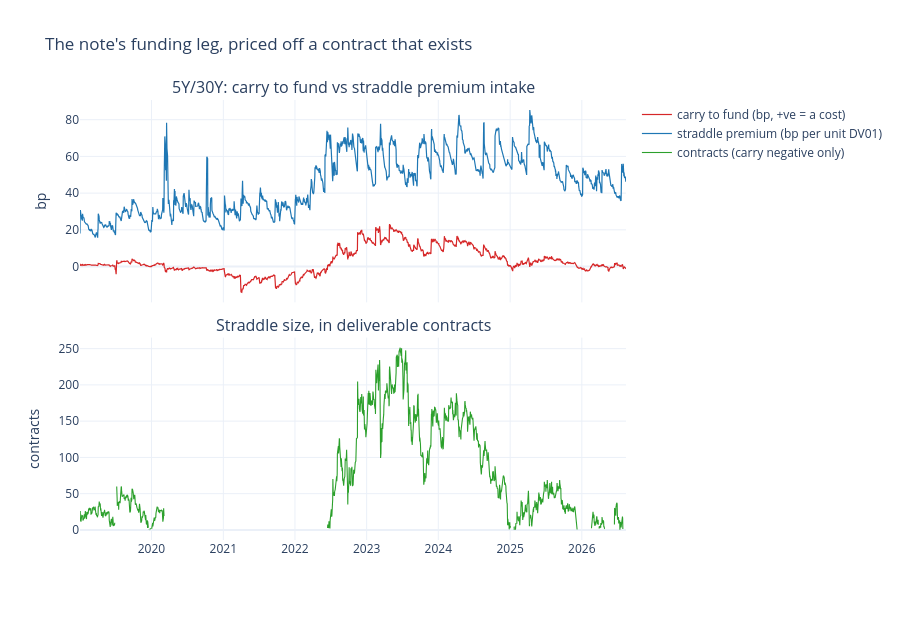

Source (notebook cell):
### Code cell
sf = strad[strad.structure == NB.focus].sort_values("date")
fig = make_subplots(rows=2, cols=1, shared_xaxes=True, vertical_spacing=0.08,
                    subplot_titles=(f"{NB.focus}: carry to fund vs straddle premium intake",
                                    "Straddle size, in deliverable contracts"))
fig.add_trace(go.Scatter(x=sf.date, y=-sf.carry_scaled_bp, name="carry to fund (bp, +ve = a cost)",
                         line=dict(color="#d62728", width=1.2)), row=1, col=1)
fig.add_trace(go.Scatter(x=sf.date, y=sf.premium_bp, name="straddle premium (bp per unit DV01)",
                         line=dict(color="#1f77b4", width=1.2)), row=1, col=1)
nn = sf.where(sf.carry_negative)
fig.add_trace(go.Scatter(x=sf.date, y=nn.n_contracts, name="contracts (carry negative only)",
                         line=dict(color="#2ca02c", width=1.1)), row=2, col=1)
fig.update_yaxes(title_text="bp", row=1, col=1)
fig.update_yaxes(title_text="contracts", row=2, col=1)
fig.update_layout(height=620, template="plotly_white",
                  title="The note's funding leg, priced off a contract that exists")
fig.show()

### Figure 1 — Plotly figure (JSON) as saved in the notebook; plotly's stock layout.template omitted (floating-point values rounded to 4 significant figures; data arrays with more than 128 entries replaced by an {"elided": "..."} marker saying what was removed)
{"data": [{"line": {"color": "#d62728", "width": 1.2}, "name": "carry to fund (bp, +ve = a cost)", "type": "scatter", "x": {"elided": "1901 str values"}, "xaxis": "x", "y": {"elided": "1901 float values"}, "yaxis": "y"}, {"line": {"color": "#1f77b4", "width": 1.2}, "name": "straddle premium (bp per unit DV01)", "type": "scatter", "x": {"elided": "1901 str values"}, "xaxis": "x", "y": {"elided": "1901 float values"}, "yaxis": "y"}, {"line": {"color": "#2ca02c", "width": 1.1}, "name": "contracts (carry negative only)", "type": "scatter", "x": {"elided": "1901 str values"}, "xaxis": "x2", "y": {"elided": "1901 float values"}, "yaxis": "y2"}], "layout": {"annotations": [{"font": {"size": 16}, "showarrow": false, "text": "5Y/30Y: carry to fund vs straddle premium intake", "x": 0.5, "xanchor": "center", "xref": "paper", "y": 1.0, "yanchor": "bottom", "yref": "paper"}, {"font": {"size": 16}, "showarrow": false, "text": "Straddle size, in deliverable contracts", "x": 0.5, "xanchor": "center", "xref": "paper", "y": 0.46, "yanchor": "bottom", "yref": "paper"}], "height": 620, "title": {"text": "The note's funding leg, priced off a contract that exists"}, "xaxis": {"anchor": "y", "domain": [0.0, 1.0], "matches": "x2", "showticklabels": false}, "xaxis2": {"anchor": "y2", "domain": [0.0, 1.0]}, "yaxis": {"anchor": "x", "domain": [0.54, 1.0], "title": {"text": "bp"}}, "yaxis2": {"anchor": "x2", "domain": [0.0, 0.46], "title": {"text": "contracts"}}}}
